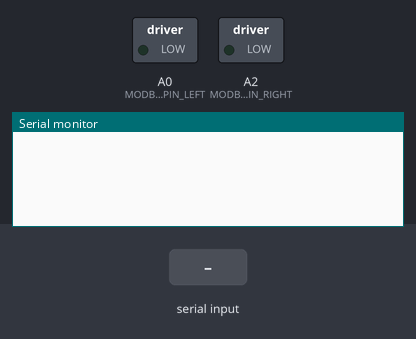
A sketch run on a simulated Arduino Uno, built with avr-gcc and run on an emulated ATmega328P. On the bench: switched loads named in the sketch (green lamp = pin HIGH), the last lines printed to the serial monitor. The test bench sets the inputs (shaded band).

Above: at 1.2 s.
1.3 s: "a" received over Serial
At 1.9 s:
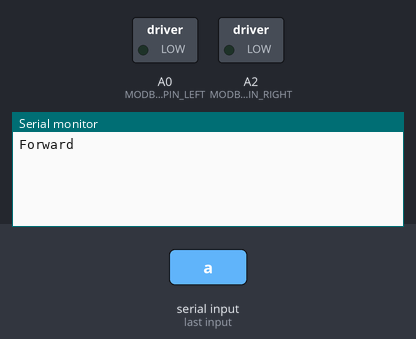
2.8 s: "b" received over Serial
At 3.5 s:
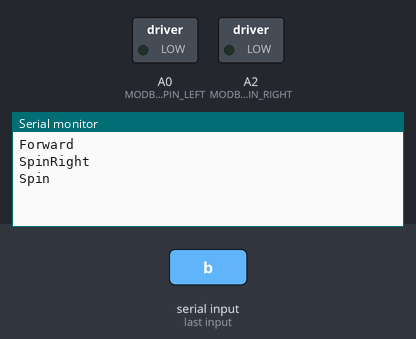
4.3 s: "c" received over Serial
At 5.8 s:
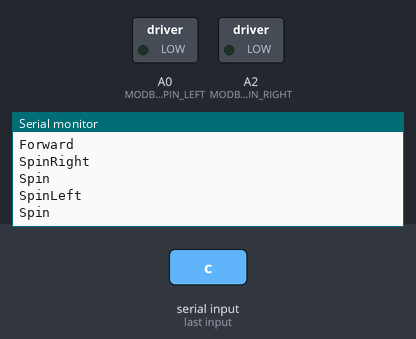

Measured:
- after the input at 1.3 s, the serial monitor: prints a new line at once (image 1)
- after the input at 2.8 s, the serial monitor: prints a new line at once (image 2)
- after the input at 4.3 s, the serial monitor: prints a new line at once (image 3)

The sketch:

Mega_Serial.ino
```cpp
#include <ModbusMaster.h>
#include <SoftwareSerial.h>

#define MODBUS_DATA_TRANSACTION_PIN_LEFT A0   //DE & DE Pin of MAX485
#define MODBUS_DATA_TRANSACTION_PIN_RIGHT A2
#define VOLTAGE_READING_PIN A3
//Constant Setup Values

short leftMotorSpeed = 600;
short rightMotorSpeed = 600;
short spinSpeed = 400;
short batteryLow=30;

uint8_t LeftMotorSlaveId = 1;   //Slave ID of LEFT Drive
uint8_t RightMotorSlaveId = 1;   //Slave ID of RIGHT Drive
ModbusMaster modbusMasterLeftMotorNode;
ModbusMaster modbusMasterRightMotorNode;
SoftwareSerial Max485LeftMotorSerial(3, 2);   //Serial Port(Rx,Tx) Connected with MAX 485 Module on Left Motor
SoftwareSerial Max485RightMotorSerial(5, 4);  //Serial Port(Rx,Tx) Connected with MAX 485 Module on Right Motor

//Working Variables
int runningSpeed = 0;

void setup()
{
  // put your setup code here, to run once:
  pinMode(MODBUS_DATA_TRANSACTION_PIN_LEFT, OUTPUT);
  pinMode(MODBUS_DATA_TRANSACTION_PIN_RIGHT, OUTPUT);
  //Setting BaudRate
  Max485LeftMotorSerial.begin(9600);   //Modbus Baud rate is 9600 8N1
  Max485RightMotorSerial.begin(9600);   //Modbus Baud rate is 9600 8N1
  Serial.begin(9600);

  modbusMasterLeftMotorNode.begin(Max485LeftMotorSerial);
  modbusMasterLeftMotorNode.preTransmission(preTransmission);
  modbusMasterLeftMotorNode.postTransmission(postTransmission);

  modbusMasterRightMotorNode.begin(Max485RightMotorSerial);
  modbusMasterRightMotorNode.preTransmission(preTransmission);
  modbusMasterRightMotorNode.postTransmission(postTransmission);
}

void loop()
{
  byte data;
  if(Serial.available()>0)
    {
      data = Serial.read();
      Serial.read();
    }

	if(data=='a')
	 ForwardTheBot();

  else if(data=='b')
   SpinRightTheBot();

  else if(data=='c')
   SpinLeftTheBot();

  else
	 StopTheBot();

}


void StopTheBot()
{
  modbusMasterLeftMotorNode.Run_Motor(LeftMotorSlaveId, 515); // CCW-521, stop-512, brake-515, CW-513
  modbusMasterRightMotorNode.Run_Motor(RightMotorSlaveId, 515); // CCW-521, stop-512, brake-515, CW-513

}
void ReverseTheBot()
{
  Serial.println("Forward");
  setMotorSpeed(leftMotorSpeed, rightMotorSpeed);
  modbusMasterLeftMotorNode.Run_Motor(LeftMotorSlaveId, 513); // CCW-521, stop-512, brake-515, CW-513
  delay(1);
  modbusMasterRightMotorNode.Run_Motor(RightMotorSlaveId, 521); // CCW-521, stop-512, brake-515, CW-513
  delay(1);


}
void ForwardTheBot()
{
  Serial.println("Forward");
  modbusMasterLeftMotorNode.Run_Motor(LeftMotorSlaveId, 521); // CCW-521, stop-512, brake-515, CW-513
  delay(1);
  modbusMasterRightMotorNode.Run_Motor(RightMotorSlaveId, 513); // CCW-521, stop-512, brake-515, CW-513
  delay(1);

  setMotorSpeed(leftMotorSpeed, rightMotorSpeed);

}
void TurnRightTheBot()
{
  Serial.println("TurnRight");
  setMotorSpeed(leftMotorSpeed, rightMotorSpeed);
  modbusMasterLeftMotorNode.Run_Motor(LeftMotorSlaveId, 512); // CCW-521, stop-512, brake-515, CW-513
  delay(1);
  modbusMasterRightMotorNode.Run_Motor(RightMotorSlaveId, 521); // CCW-521, stop-512, brake-515, CW-513
  delay(1);


}
void TurnLeftTheBot()
{
  Serial.println("TurnLeft");
  modbusMasterLeftMotorNode.Run_Motor(LeftMotorSlaveId, 521); // CCW-521, stop-512, brake-515, CW-513
  delay(1);
  modbusMasterRightMotorNode.Run_Motor(RightMotorSlaveId, 512); // CCW-521, stop-512, brake-515, CW-513
  delay(1);
  setMotorSpeed(leftMotorSpeed, rightMotorSpeed);

}
void spinRobot(int m, int n)
{
  Serial.println("Spin");
  modbusMasterLeftMotorNode.Run_Motor(LeftMotorSlaveId, m); // CCW-521, stop-512, brake-515, CW-513
  delay(1);
  modbusMasterRightMotorNode.Run_Motor(RightMotorSlaveId, n); // CCW-521, stop-512, brake-515, CW-513
  delay(1);
  setMotorSpeed(leftMotorSpeed, rightMotorSpeed);
}
void SpinRightTheBot()
{
   Serial.println("SpinRight");
   spinRobot(513, 513);

}
void SpinLeftTheBot()
{
  Serial.println("SpinLeft");
  spinRobot(521, 521);
}


void setMotorSpeed(int leftMotorRPM, int rightMotorRPM)
{
  modbusMasterLeftMotorNode.Set_Speed(LeftMotorSlaveId, leftMotorSpeed  ); // Set Speed, speed range is (0-1000 RPM)
  delay(1);
  modbusMasterRightMotorNode.Set_Speed(RightMotorSlaveId, rightMotorSpeed ); // Set Speed, speed range is (0-1000 RPM)
   delay(1);

}

void preTransmission() {
  digitalWrite(MODBUS_DATA_TRANSACTION_PIN_LEFT, 1);
  digitalWrite(MODBUS_DATA_TRANSACTION_PIN_RIGHT, 1);
}
void postTransmission() {
  digitalWrite(MODBUS_DATA_TRANSACTION_PIN_LEFT, 0);
  digitalWrite(MODBUS_DATA_TRANSACTION_PIN_RIGHT, 0);
}

bool GetBatteryVoltage() {
  // read the input on analog pin 0:
  float voltage;
  int voltageDigital = analogRead(VOLTAGE_READING_PIN);
  // Convert the analog reading (which goes from 0 - 1023) to a voltage (0 - 5.0V):
  voltage = (voltageDigital * (5.0 / 1024.0) ) / 0.09;
  voltage = voltage - 2; // add on for calibration only for AB2
  float batteryPercentage = (voltage - 19.2) / 0.074; // full charge 26.6V
  if (voltage < 19.2)
  {
    Serial.print("LOW BATTERY : " + String(voltage) + "V, " + String(batteryPercentage) + "%");
    return false;
    //Serial.print("LOW BATTERY : " + String(voltage) + "V, " + String(batteryPercentage) + "%");
  }
  else
  {
    Serial.print("Battery : " + String(voltage) + "V, " + String(batteryPercentage) + "%");
    return true;
    //Serial.print("Battery : " + String(voltage) + "V, " + String(batteryPercentage) + "%");
  }
}
```
